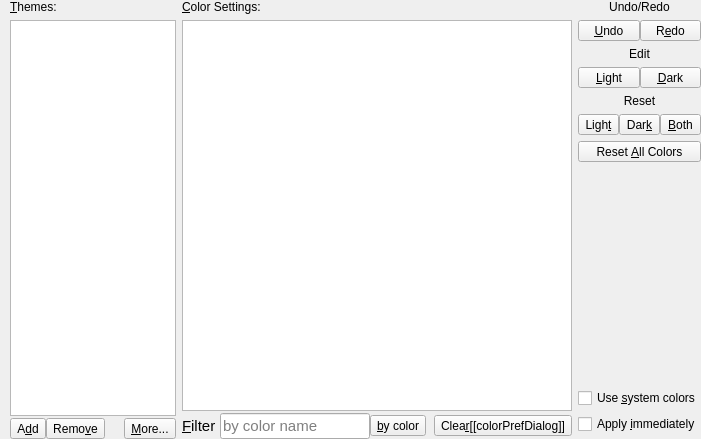
<?xml version="1.0" encoding="UTF-8"?>
<ui version="4.0">
 <class>PrefColorsUi</class>
 <widget class="QWidget" name="PrefColorsUi">
  <property name="geometry">
   <rect>
    <x>0</x>
    <y>0</y>
    <width>701</width>
    <height>439</height>
   </rect>
  </property>
  <property name="sizePolicy">
   <sizepolicy hsizetype="Expanding" vsizetype="Expanding">
    <horstretch>0</horstretch>
    <verstretch>0</verstretch>
   </sizepolicy>
  </property>
  <property name="windowTitle">
   <string/>
  </property>
  <layout class="QGridLayout" name="gridLayoutOutmost">
   <property name="leftMargin">
    <number>10</number>
   </property>
   <property name="topMargin">
    <number>0</number>
   </property>
   <property name="rightMargin">
    <number>0</number>
   </property>
   <property name="bottomMargin">
    <number>0</number>
   </property>
   <property name="horizontalSpacing">
    <number>-1</number>
   </property>
   <item row="1" column="0" colspan="3">
    <layout class="QGridLayout" name="gridLayout" rowstretch="0,0,0,0,0,0,0,0,0,0,0" columnstretch="0,0,0">
     <property name="horizontalSpacing">
      <number>-1</number>
     </property>
     <item row="7" column="2">
      <spacer name="lowerVerticalSpacer">
       <property name="orientation">
        <enum>Qt::Orientation::Vertical</enum>
       </property>
       <property name="sizeHint" stdset="0">
        <size>
         <width>20</width>
         <height>40</height>
        </size>
       </property>
      </spacer>
     </item>
     <item row="5" column="2">
      <layout class="QHBoxLayout" name="resetHorizontalLayout">
       <property name="spacing">
        <number>0</number>
       </property>
       <item>
        <widget class="QToolButton" name="lightColorResetPB">
         <property name="sizePolicy">
          <sizepolicy hsizetype="Preferred" vsizetype="Fixed">
           <horstretch>0</horstretch>
           <verstretch>0</verstretch>
          </sizepolicy>
         </property>
         <property name="toolTip">
          <string>Reset the light-mode color of the selected object/element to the last saved</string>
         </property>
         <property name="text">
          <string>Ligh&amp;t</string>
         </property>
        </widget>
       </item>
       <item>
        <widget class="QToolButton" name="darkColorResetPB">
         <property name="sizePolicy">
          <sizepolicy hsizetype="Preferred" vsizetype="Fixed">
           <horstretch>0</horstretch>
           <verstretch>0</verstretch>
          </sizepolicy>
         </property>
         <property name="toolTip">
          <string>Reset the dark-mode color of the selected object/element to the last saved</string>
         </property>
         <property name="text">
          <string>Dar&amp;k</string>
         </property>
        </widget>
       </item>
       <item>
        <widget class="QToolButton" name="bothColorResetPB">
         <property name="sizePolicy">
          <sizepolicy hsizetype="Preferred" vsizetype="Fixed">
           <horstretch>0</horstretch>
           <verstretch>0</verstretch>
          </sizepolicy>
         </property>
         <property name="toolTip">
          <string>Reset the light- and dark-mode colors of the selected object/element to the last saved</string>
         </property>
         <property name="text">
          <string>&amp;Both</string>
         </property>
        </widget>
       </item>
      </layout>
     </item>
     <item row="1" column="2">
      <layout class="QHBoxLayout" name="horizontalLayout">
       <property name="spacing">
        <number>0</number>
       </property>
       <item>
        <widget class="QToolButton" name="undoColorPB">
         <property name="sizePolicy">
          <sizepolicy hsizetype="Expanding" vsizetype="Fixed">
           <horstretch>0</horstretch>
           <verstretch>0</verstretch>
          </sizepolicy>
         </property>
         <property name="toolTip">
          <string>Undo</string>
         </property>
         <property name="text">
          <string>&amp;Undo</string>
         </property>
        </widget>
       </item>
       <item>
        <widget class="QToolButton" name="redoColorPB">
         <property name="sizePolicy">
          <sizepolicy hsizetype="Expanding" vsizetype="Fixed">
           <horstretch>0</horstretch>
           <verstretch>0</verstretch>
          </sizepolicy>
         </property>
         <property name="toolTip">
          <string>Redo</string>
         </property>
         <property name="text">
          <string>R&amp;edo</string>
         </property>
        </widget>
       </item>
      </layout>
     </item>
     <item row="0" column="0">
      <widget class="QLabel" name="themesLabel">
       <property name="text">
        <string>&amp;Themes:</string>
       </property>
       <property name="alignment">
        <set>Qt::AlignmentFlag::AlignBottom|Qt::AlignmentFlag::AlignLeading|Qt::AlignmentFlag::AlignLeft</set>
       </property>
       <property name="buddy">
        <cstring>themesLW</cstring>
       </property>
      </widget>
     </item>
     <item row="6" column="2">
      <widget class="QToolButton" name="colorResetAllPB">
       <property name="sizePolicy">
        <sizepolicy hsizetype="Expanding" vsizetype="Fixed">
         <horstretch>0</horstretch>
         <verstretch>0</verstretch>
        </sizepolicy>
       </property>
       <property name="toolTip">
        <string>Reset all colors in the table to the last saved</string>
       </property>
       <property name="text">
        <string>Reset &amp;All Colors</string>
       </property>
      </widget>
     </item>
     <item row="4" column="2">
      <widget class="QLabel" name="resetLabel">
       <property name="text">
        <string>Reset</string>
       </property>
       <property name="alignment">
        <set>Qt::AlignmentFlag::AlignCenter</set>
       </property>
      </widget>
     </item>
     <item row="2" column="2">
      <widget class="QLabel" name="label">
       <property name="text">
        <string>Edit</string>
       </property>
       <property name="alignment">
        <set>Qt::AlignmentFlag::AlignCenter</set>
       </property>
      </widget>
     </item>
     <item row="9" column="2">
      <widget class="QCheckBox" name="autoapplyCB">
       <property name="toolTip">
        <string>Apply changed colors immediately</string>
       </property>
       <property name="text">
        <string>Apply &amp;immediately</string>
       </property>
      </widget>
     </item>
     <item row="0" column="2">
      <widget class="QLabel" name="label_3">
       <property name="text">
        <string>Undo/Redo</string>
       </property>
       <property name="alignment">
        <set>Qt::AlignmentFlag::AlignCenter</set>
       </property>
      </widget>
     </item>
     <item row="0" column="1">
      <widget class="QLabel" name="colorLabel">
       <property name="text">
        <string>&amp;Color Settings:</string>
       </property>
       <property name="alignment">
        <set>Qt::AlignmentFlag::AlignBottom|Qt::AlignmentFlag::AlignLeading|Qt::AlignmentFlag::AlignLeft</set>
       </property>
       <property name="buddy">
        <cstring>colorsTV</cstring>
       </property>
      </widget>
     </item>
     <item row="8" column="2">
      <widget class="QCheckBox" name="syscolorsCB">
       <property name="sizePolicy">
        <sizepolicy hsizetype="Minimum" vsizetype="Minimum">
         <horstretch>0</horstretch>
         <verstretch>0</verstretch>
        </sizepolicy>
       </property>
       <property name="toolTip">
        <string>Use the color scheme of your Operating System/Desktop Environment</string>
       </property>
       <property name="text">
        <string>Use &amp;system colors</string>
       </property>
      </widget>
     </item>
     <item row="3" column="2">
      <layout class="QHBoxLayout" name="editHorizontalLayout">
       <property name="spacing">
        <number>0</number>
       </property>
       <item>
        <widget class="QToolButton" name="lightColorEditPB">
         <property name="sizePolicy">
          <sizepolicy hsizetype="Expanding" vsizetype="Fixed">
           <horstretch>0</horstretch>
           <verstretch>0</verstretch>
          </sizepolicy>
         </property>
         <property name="toolTip">
          <string>Change the light-mode color of the selected object/element</string>
         </property>
         <property name="text">
          <string>&amp;Light</string>
         </property>
        </widget>
       </item>
       <item>
        <widget class="QToolButton" name="darkColorEditPB">
         <property name="sizePolicy">
          <sizepolicy hsizetype="Expanding" vsizetype="Fixed">
           <horstretch>0</horstretch>
           <verstretch>0</verstretch>
          </sizepolicy>
         </property>
         <property name="toolTip">
          <string>Change the dark-mode color of the selected object/element</string>
         </property>
         <property name="text">
          <string>&amp;Dark</string>
         </property>
        </widget>
       </item>
      </layout>
     </item>
     <item row="10" column="2">
      <spacer name="verticalSpacer">
       <property name="orientation">
        <enum>Qt::Orientation::Vertical</enum>
       </property>
       <property name="sizeType">
        <enum>QSizePolicy::Policy::Fixed</enum>
       </property>
       <property name="sizeHint" stdset="0">
        <size>
         <width>20</width>
         <height>5</height>
        </size>
       </property>
      </spacer>
     </item>
     <item row="1" column="1" rowspan="10">
      <layout class="QGridLayout" name="gridLayoutColors">
       <property name="horizontalSpacing">
        <number>0</number>
       </property>
       <property name="verticalSpacing">
        <number>2</number>
       </property>
       <item row="1" column="0">
        <widget class="QTableView" name="colorsTV">
         <property name="alternatingRowColors">
          <bool>true</bool>
         </property>
         <property name="selectionBehavior">
          <enum>QAbstractItemView::SelectionBehavior::SelectRows</enum>
         </property>
         <property name="showGrid">
          <bool>false</bool>
         </property>
         <property name="gridStyle">
          <enum>Qt::PenStyle::NoPen</enum>
         </property>
        </widget>
       </item>
       <item row="2" column="0">
        <layout class="QGridLayout" name="ResetGridLayout">
         <property name="spacing">
          <number>0</number>
         </property>
         <item row="1" column="4">
          <spacer name="horizontalSpacerRight">
           <property name="orientation">
            <enum>Qt::Orientation::Horizontal</enum>
           </property>
           <property name="sizeType">
            <enum>QSizePolicy::Policy::Fixed</enum>
           </property>
           <property name="sizeHint" stdset="0">
            <size>
             <width>8</width>
             <height>20</height>
            </size>
           </property>
          </spacer>
         </item>
         <item row="1" column="5">
          <widget class="QToolButton" name="clearFilterPB">
           <property name="text">
            <string>Clea&amp;r[[colorPrefDialog]]</string>
           </property>
          </widget>
         </item>
         <item row="1" column="3">
          <widget class="QToolButton" name="colorChooserPB">
           <property name="text">
            <string>&amp;by color</string>
           </property>
          </widget>
         </item>
         <item row="1" column="2">
          <widget class="QLineEdit" name="searchStringEdit">
           <property name="sizePolicy">
            <sizepolicy hsizetype="MinimumExpanding" vsizetype="Preferred">
             <horstretch>0</horstretch>
             <verstretch>0</verstretch>
            </sizepolicy>
           </property>
           <property name="minimumSize">
            <size>
             <width>150</width>
             <height>0</height>
            </size>
           </property>
           <property name="maximumSize">
            <size>
             <width>200</width>
             <height>16777215</height>
            </size>
           </property>
           <property name="font">
            <font>
             <pointsize>11</pointsize>
            </font>
           </property>
           <property name="toolTip">
            <string>Enter a string to filter colors</string>
           </property>
           <property name="placeholderText">
            <string>by color name</string>
           </property>
           <property name="clearButtonEnabled">
            <bool>true</bool>
           </property>
          </widget>
         </item>
         <item row="1" column="0">
          <widget class="QLabel" name="labelFilter">
           <property name="sizePolicy">
            <sizepolicy hsizetype="Fixed" vsizetype="Preferred">
             <horstretch>0</horstretch>
             <verstretch>0</verstretch>
            </sizepolicy>
           </property>
           <property name="font">
            <font>
             <pointsize>11</pointsize>
            </font>
           </property>
           <property name="text">
            <string>&amp;Filter</string>
           </property>
           <property name="buddy">
            <cstring>searchStringEdit</cstring>
           </property>
          </widget>
         </item>
         <item row="1" column="1">
          <spacer name="horizontalSpacerButtomLeft">
           <property name="orientation">
            <enum>Qt::Orientation::Horizontal</enum>
           </property>
           <property name="sizeType">
            <enum>QSizePolicy::Policy::Fixed</enum>
           </property>
           <property name="sizeHint" stdset="0">
            <size>
             <width>4</width>
             <height>20</height>
            </size>
           </property>
          </spacer>
         </item>
        </layout>
       </item>
      </layout>
     </item>
     <item row="1" column="0" rowspan="10">
      <layout class="QGridLayout" name="gridLayoutThemes">
       <property name="horizontalSpacing">
        <number>0</number>
       </property>
       <property name="verticalSpacing">
        <number>2</number>
       </property>
       <item row="1" column="3">
        <spacer name="horizontalSpacer">
         <property name="orientation">
          <enum>Qt::Orientation::Horizontal</enum>
         </property>
         <property name="sizeType">
          <enum>QSizePolicy::Policy::Expanding</enum>
         </property>
         <property name="sizeHint" stdset="0">
          <size>
           <width>8</width>
           <height>20</height>
          </size>
         </property>
        </spacer>
       </item>
       <item row="1" column="1">
        <widget class="QToolButton" name="saveThemePB">
         <property name="toolTip">
          <string>Add the current color set as a theme</string>
         </property>
         <property name="text">
          <string>A&amp;dd</string>
         </property>
        </widget>
       </item>
       <item row="1" column="2">
        <widget class="QToolButton" name="removeThemePB">
         <property name="toolTip">
          <string>Remove a selected color theme</string>
         </property>
         <property name="text">
          <string>Remo&amp;ve</string>
         </property>
        </widget>
       </item>
       <item row="1" column="4">
        <widget class="QToolButton" name="themesMenuPB">
         <property name="toolTip">
          <string>Other menus to handle themes</string>
         </property>
         <property name="text">
          <string>&amp;More...</string>
         </property>
        </widget>
       </item>
       <item row="0" column="1" colspan="4">
        <widget class="QListWidget" name="themesLW">
         <property name="sizePolicy">
          <sizepolicy hsizetype="Maximum" vsizetype="Expanding">
           <horstretch>0</horstretch>
           <verstretch>0</verstretch>
          </sizepolicy>
         </property>
         <property name="maximumSize">
          <size>
           <width>200</width>
           <height>16777215</height>
          </size>
         </property>
         <property name="baseSize">
          <size>
           <width>150</width>
           <height>0</height>
          </size>
         </property>
        </widget>
       </item>
      </layout>
     </item>
    </layout>
   </item>
  </layout>
 </widget>
 <includes>
  <include location="local">qt_i18n.h</include>
 </includes>
 <resources/>
 <connections/>
</ui>
